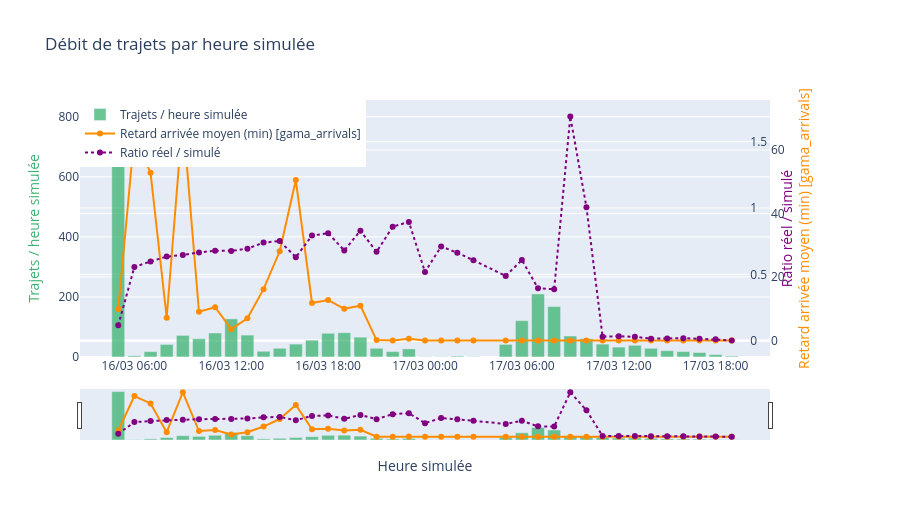

The cell this chart's notebook holds for it:
### Code cell
import plotly.graph_objects as go

sim_dt_labels = [pd.Timestamp(sim_start + h * 3600, unit="s") for h in per_sim_hour["sim_hour"]]
hover_sh = [pd.Timestamp(sim_start + h * 3600, unit="s").strftime("J%d %H:%M") for h in per_sim_hour["sim_hour"]]

fig_sh = go.Figure()
fig_sh.add_trace(go.Bar(
    x=sim_dt_labels, y=per_sim_hour["trips"],
    name="Trajets / heure simulée", marker_color="mediumseagreen", opacity=0.75, yaxis="y1",
    customdata=hover_sh, hovertemplate="%{customdata}<br>%{y} trajets<extra></extra>",
))
fig_sh.add_trace(go.Scatter(
    x=sim_dt_labels, y=per_sim_hour["avg_delay"],
    name=delay_label_sh, line=dict(color="darkorange", width=2), mode="lines+markers",
    yaxis="y2", customdata=hover_sh,
    hovertemplate="%{customdata}<br>retard=%{y:.1f} min<extra></extra>",
))
fig_sh.add_trace(go.Scatter(
    x=sim_dt_labels, y=per_sim_hour["ratio_real_sim"],
    name="Ratio réel / simulé", line=dict(color="purple", width=2, dash="dot"), mode="lines+markers",
    yaxis="y3", customdata=hover_sh,
    hovertemplate="%{customdata}<br>ratio=%{y:.3f}<extra></extra>",
))
fig_sh.update_layout(
    title="Débit de trajets par heure simulée",
    xaxis=dict(title="Heure simulée", tickformat="%d/%m %H:%M", rangeslider=dict(visible=True)),
    yaxis=dict(title=dict(text="Trajets / heure simulée", font=dict(color="mediumseagreen"))),
    yaxis2=dict(title=dict(text=delay_label_sh, font=dict(color="darkorange")), overlaying="y", side="right"),
    yaxis3=dict(title=dict(text="Ratio réel / simulé", font=dict(color="purple")),
                overlaying="y", side="right", anchor="free", position=0.97),
    hovermode="x unified", height=520, legend=dict(x=0, y=1), margin=dict(r=130),
)
fig_sh.write_html(_stat_path("throughput_per_sim_hour", "html"))
fig_sh.show()

### Figure 1 — Plotly figure (JSON) as saved in the notebook; plotly's stock layout.template omitted (floating-point values rounded to 4 significant figures)
{"data": [{"customdata": ["J16 05:00", "J16 06:00", "J16 07:00", "J16 08:00", "J16 09:00", "J16 10:00", "J16 11:00", "J16 12:00", "J16 13:00", "J16 14:00", "J16 15:00", "J16 16:00", "J16 17:00", "J16 18:00", "J16 19:00", "J16 20:00", "J16 21:00", "J16 22:00", "J16 23:00", "J17 00:00", "J17 01:00", "J17 02:00", "J17 03:00", "J17 05:00", "J17 06:00", "J17 07:00", "J17 08:00", "J17 09:00", "J17 10:00", "J17 11:00", "J17 12:00", "J17 13:00", "J17 14:00", "J17 15:00", "J17 16:00", "J17 17:00", "J17 18:00", "J17 19:00"], "hovertemplate": "%{customdata}<br>%{y} trajets<extra></extra>", "marker": {"color": "mediumseagreen"}, "name": "Trajets / heure simulée", "opacity": 0.75, "type": "bar", "x": ["2026-03-16T05:00:01", "2026-03-16T06:00:01", "2026-03-16T07:00:01", "2026-03-16T08:00:01", "2026-03-16T09:00:01", "2026-03-16T10:00:01", "2026-03-16T11:00:01", "2026-03-16T12:00:01", "2026-03-16T13:00:01", "2026-03-16T14:00:01", "2026-03-16T15:00:01", "2026-03-16T16:00:01", "2026-03-16T17:00:01", "2026-03-16T18:00:01", "2026-03-16T19:00:01", "2026-03-16T20:00:01", "2026-03-16T21:00:01", "2026-03-16T22:00:01", "2026-03-16T23:00:01", "2026-03-17T00:00:01", "2026-03-17T01:00:01", "2026-03-17T02:00:01", "2026-03-17T03:00:01", "2026-03-17T05:00:01", "2026-03-17T06:00:01", "2026-03-17T07:00:01", "2026-03-17T08:00:01", "2026-03-17T09:00:01", "2026-03-17T10:00:01", "2026-03-17T11:00:01", "2026-03-17T12:00:01", "2026-03-17T13:00:01", "2026-03-17T14:00:01", "2026-03-17T15:00:01", "2026-03-17T16:00:01", "2026-03-17T17:00:01", "2026-03-17T18:00:01", "2026-03-17T19:00:01"], "y": [813, 4, 18, 42, 72, 61, 80, 127, 73, 19, 29, 43, 56, 79, 81, 66, 29, 18, 27, 1, 1, 3, 1, 42, 121, 210, 168, 70, 61, 43, 33, 39, 29, 21, 18, 15, 8, 3], "yaxis": "y"}, {"customdata": ["J16 05:00", "J16 06:00", "J16 07:00", "J16 08:00", "J16 09:00", "J16 10:00", "J16 11:00", "J16 12:00", "J16 13:00", "J16 14:00", "J16 15:00", "J16 16:00", "J16 17:00", "J16 18:00", "J16 19:00", "J16 20:00", "J16 21:00", "J16 22:00", "J16 23:00", "J17 00:00", "J17 01:00", "J17 02:00", "J17 03:00", "J17 05:00", "J17 06:00", "J17 07:00", "J17 08:00", "J17 09:00", "J17 10:00", "J17 11:00", "J17 12:00", "J17 13:00", "J17 14:00", "J17 15:00", "J17 16:00", "J17 17:00", "J17 18:00", "J17 19:00"], "hovertemplate": "%{customdata}<br>retard=%{y:.1f} min<extra></extra>", "line": {"color": "darkorange", "width": 2}, "mode": "lines+markers", "name": "Retard arrivée moyen (min) [gama_arrivals]", "type": "scatter", "x": ["2026-03-16T05:00:01", "2026-03-16T06:00:01", "2026-03-16T07:00:01", "2026-03-16T08:00:01", "2026-03-16T09:00:01", "2026-03-16T10:00:01", "2026-03-16T11:00:01", "2026-03-16T12:00:01", "2026-03-16T13:00:01", "2026-03-16T14:00:01", "2026-03-16T15:00:01", "2026-03-16T16:00:01", "2026-03-16T17:00:01", "2026-03-16T18:00:01", "2026-03-16T19:00:01", "2026-03-16T20:00:01", "2026-03-16T21:00:01", "2026-03-16T22:00:01", "2026-03-16T23:00:01", "2026-03-17T00:00:01", "2026-03-17T01:00:01", "2026-03-17T02:00:01", "2026-03-17T03:00:01", "2026-03-17T05:00:01", "2026-03-17T06:00:01", "2026-03-17T07:00:01", "2026-03-17T08:00:01", "2026-03-17T09:00:01", "2026-03-17T10:00:01", "2026-03-17T11:00:01", "2026-03-17T12:00:01", "2026-03-17T13:00:01", "2026-03-17T14:00:01", "2026-03-17T15:00:01", "2026-03-17T16:00:01", "2026-03-17T17:00:01", "2026-03-17T18:00:01", "2026-03-17T19:00:01"], "y": [9.879, 64.69, 52.85, 7.15, 70.53, 9.041, 10.47, 3.531, 6.99, 16.14, 28.07, 50.52, 11.79, 12.7, 9.961, 10.95, 0.1, 0.0, 0.5, 0.0, 0.0, 0.0, 0.0, 0.0, 0.0, 0.0, 0.0, 0.0, 0.0, 0.0, 0.0, 0.0, 0.0, 0.0, 0.0, 0.0, 0.0, 0.0], "yaxis": "y2"}, {"customdata": ["J16 05:00", "J16 06:00", "J16 07:00", "J16 08:00", "J16 09:00", "J16 10:00", "J16 11:00", "J16 12:00", "J16 13:00", "J16 14:00", "J16 15:00", "J16 16:00", "J16 17:00", "J16 18:00", "J16 19:00", "J16 20:00", "J16 21:00", "J16 22:00", "J16 23:00", "J17 00:00", "J17 01:00", "J17 02:00", "J17 03:00", "J17 05:00", "J17 06:00", "J17 07:00", "J17 08:00", "J17 09:00", "J17 10:00", "J17 11:00", "J17 12:00", "J17 13:00", "J17 14:00", "J17 15:00", "J17 16:00", "J17 17:00", "J17 18:00", "J17 19:00"], "hovertemplate": "%{customdata}<br>ratio=%{y:.3f}<extra></extra>", "line": {"color": "purple", "dash": "dot", "width": 2}, "mode": "lines+markers", "name": "Ratio réel / simulé", "type": "scatter", "x": ["2026-03-16T05:00:01", "2026-03-16T06:00:01", "2026-03-16T07:00:01", "2026-03-16T08:00:01", "2026-03-16T09:00:01", "2026-03-16T10:00:01", "2026-03-16T11:00:01", "2026-03-16T12:00:01", "2026-03-16T13:00:01", "2026-03-16T14:00:01", "2026-03-16T15:00:01", "2026-03-16T16:00:01", "2026-03-16T17:00:01", "2026-03-16T18:00:01", "2026-03-16T19:00:01", "2026-03-16T20:00:01", "2026-03-16T21:00:01", "2026-03-16T22:00:01", "2026-03-16T23:00:01", "2026-03-17T00:00:01", "2026-03-17T01:00:01", "2026-03-17T02:00:01", "2026-03-17T03:00:01", "2026-03-17T05:00:01", "2026-03-17T06:00:01", "2026-03-17T07:00:01", "2026-03-17T08:00:01", "2026-03-17T09:00:01", "2026-03-17T10:00:01", "2026-03-17T11:00:01", "2026-03-17T12:00:01", "2026-03-17T13:00:01", "2026-03-17T14:00:01", "2026-03-17T15:00:01", "2026-03-17T16:00:01", "2026-03-17T17:00:01", "2026-03-17T18:00:01", "2026-03-17T19:00:01"], "y": [0.1158, 0.5562, 0.5966, 0.6338, 0.6455, 0.6654, 0.6782, 0.6768, 0.693, 0.7393, 0.7506, 0.6291, 0.792, 0.8101, 0.6797, 0.8292, 0.6694, 0.8592, 0.8952, 0.5179, 0.7103, 0.6628, 0.6058, 0.4882, 0.6081, 0.3949, 0.3881, 1.689, 1.006, 0.03055, 0.03367, 0.02904, 0.01545, 0.01685, 0.01894, 0.01409, 0.0101, 0.002213], "yaxis": "y3"}], "layout": {"height": 520, "hovermode": "x unified", "legend": {"x": 0, "y": 1}, "margin": {"r": 130}, "title": {"text": "Débit de trajets par heure simulée"}, "xaxis": {"rangeslider": {"visible": true}, "tickformat": "%d/%m %H:%M", "title": {"text": "Heure simulée"}}, "yaxis": {"title": {"font": {"color": "mediumseagreen"}, "text": "Trajets / heure simulée"}}, "yaxis2": {"overlaying": "y", "side": "right", "title": {"font": {"color": "darkorange"}, "text": "Retard arrivée moyen (min) [gama_arrivals]"}}, "yaxis3": {"anchor": "free", "overlaying": "y", "position": 0.97, "side": "right", "title": {"font": {"color": "purple"}, "text": "Ratio réel / simulé"}}}}
